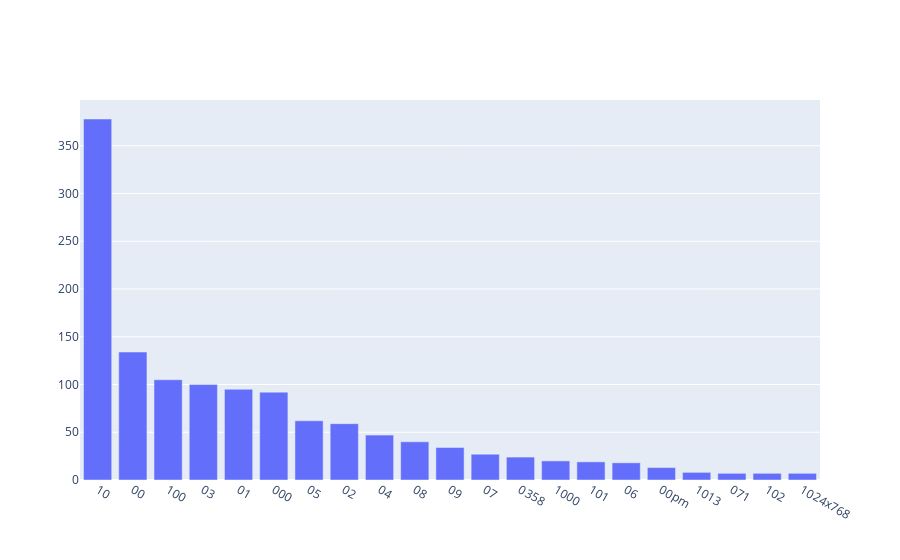

Here is the notebook cell this chart was saved with:
### Markdown cell above
### >>> **Exercise 15 (take home):** 
Additionally, you can attempt to sort the terms on the `x-axis` by frequency instead of in alphabetical order. This way the visualization is more meaninfgul and you will be able to observe the so called [long tail](https://en.wikipedia.org/wiki/Long_tail) (get familiar with this term since it will appear a lot in data mining and other statistics courses). see picture below

![alt txt](https://upload.wikimedia.org/wikipedia/commons/thumb/8/8a/Long_tail.svg/1000px-Long_tail.svg.png)

### Code cell
# Answer here
newdf = newdf.sort_values('y', ascending = False, inplace= False)
fig = go.Figure(data=go.Bar(x=newdf['x'], 
            y=newdf['y']))
fig.show()

### Figure 1 — Plotly figure (JSON) as saved in the notebook; plotly's stock layout.template omitted (floating-point values rounded to 4 significant figures)
{"data": [{"type": "bar", "x": ["10", "00", "100", "03", "01", "000", "05", "02", "04", "08", "09", "07", "0358", "1000", "101", "06", "00pm", "1013", "071", "102", "1024x768"], "y": [378, 134, 105, 100, 95, 92, 62, 59, 47, 40, 34, 27, 24, 20, 19, 18, 13, 8, 7, 7, 7]}], "layout": {}}
